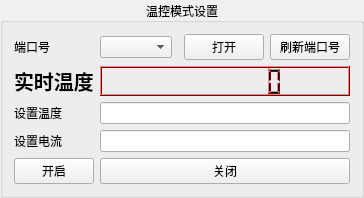
     <widget class="QGroupBox" name="groupBox">
      <property name="sizePolicy">
       <sizepolicy hsizetype="Expanding" vsizetype="Expanding">
        <horstretch>0</horstretch>
        <verstretch>0</verstretch>
       </sizepolicy>
      </property>
      <property name="palette">
       <palette>
        <active>
         <colorrole role="WindowText">
          <brush brushstyle="SolidPattern">
           <color alpha="255">
            <red>0</red>
            <green>0</green>
            <blue>0</blue>
           </color>
          </brush>
         </colorrole>
         <colorrole role="Button">
          <brush brushstyle="SolidPattern">
           <color alpha="255">
            <red>240</red>
            <green>240</green>
            <blue>240</blue>
           </color>
          </brush>
         </colorrole>
         <colorrole role="Light">
          <brush brushstyle="SolidPattern">
           <color alpha="255">
            <red>255</red>
            <green>255</green>
            <blue>255</blue>
           </color>
          </brush>
         </colorrole>
         <colorrole role="Midlight">
          <brush brushstyle="SolidPattern">
           <color alpha="255">
            <red>247</red>
            <green>247</green>
            <blue>247</blue>
           </color>
          </brush>
         </colorrole>
         <colorrole role="Dark">
          <brush brushstyle="SolidPattern">
           <color alpha="255">
            <red>120</red>
            <green>120</green>
            <blue>120</blue>
           </color>
          </brush>
         </colorrole>
         <colorrole role="Mid">
          <brush brushstyle="SolidPattern">
           <color alpha="255">
            <red>160</red>
            <green>160</green>
            <blue>160</blue>
           </color>
          </brush>
         </colorrole>
         <colorrole role="Text">
          <brush brushstyle="SolidPattern">
           <color alpha="255">
            <red>0</red>
            <green>0</green>
            <blue>0</blue>
           </color>
          </brush>
         </colorrole>
         <colorrole role="BrightText">
          <brush brushstyle="SolidPattern">
           <color alpha="255">
            <red>255</red>
            <green>255</green>
            <blue>255</blue>
           </color>
          </brush>
         </colorrole>
         <colorrole role="ButtonText">
          <brush brushstyle="SolidPattern">
           <color alpha="255">
            <red>0</red>
            <green>0</green>
            <blue>0</blue>
           </color>
          </brush>
         </colorrole>
         <colorrole role="Base">
          <brush brushstyle="SolidPattern">
           <color alpha="255">
            <red>255</red>
            <green>255</green>
            <blue>255</blue>
           </color>
          </brush>
         </colorrole>
         <colorrole role="Window">
          <brush brushstyle="SolidPattern">
           <color alpha="255">
            <red>240</red>
            <green>240</green>
            <blue>240</blue>
           </color>
          </brush>
         </colorrole>
         <colorrole role="Shadow">
          <brush brushstyle="SolidPattern">
           <color alpha="255">
            <red>0</red>
            <green>0</green>
            <blue>0</blue>
           </color>
          </brush>
         </colorrole>
         <colorrole role="AlternateBase">
          <brush brushstyle="SolidPattern">
           <color alpha="255">
            <red>247</red>
            <green>247</green>
            <blue>247</blue>
           </color>
          </brush>
         </colorrole>
         <colorrole role="ToolTipBase">
          <brush brushstyle="SolidPattern">
           <color alpha="255">
            <red>255</red>
            <green>255</green>
            <blue>220</blue>
           </color>
          </brush>
         </colorrole>
         <colorrole role="ToolTipText">
          <brush brushstyle="SolidPattern">
           <color alpha="255">
            <red>0</red>
            <green>0</green>
            <blue>0</blue>
           </color>
          </brush>
         </colorrole>
        </active>
        <inactive>
         <colorrole role="WindowText">
          <brush brushstyle="SolidPattern">
           <color alpha="255">
            <red>0</red>
            <green>0</green>
            <blue>0</blue>
           </color>
          </brush>
         </colorrole>
         <colorrole role="Button">
          <brush brushstyle="SolidPattern">
           <color alpha="255">
            <red>240</red>
            <green>240</green>
            <blue>240</blue>
           </color>
          </brush>
         </colorrole>
         <colorrole role="Light">
          <brush brushstyle="SolidPattern">
           <color alpha="255">
            <red>255</red>
            <green>255</green>
            <blue>255</blue>
           </color>
          </brush>
         </colorrole>
         <colorrole role="Midlight">
          <brush brushstyle="SolidPattern">
           <color alpha="255">
            <red>247</red>
            <green>247</green>
            <blue>247</blue>
           </color>
          </brush>
         </colorrole>
         <colorrole role="Dark">
          <brush brushstyle="SolidPattern">
           <color alpha="255">
            <red>120</red>
            <green>120</green>
            <blue>120</blue>
           </color>
          </brush>
         </colorrole>
         <colorrole role="Mid">
          <brush brushstyle="SolidPattern">
           <color alpha="255">
            <red>160</red>
            <green>160</green>
            <blue>160</blue>
           </color>
          </brush>
         </colorrole>
         <colorrole role="Text">
          <brush brushstyle="SolidPattern">
           <color alpha="255">
            <red>0</red>
            <green>0</green>
            <blue>0</blue>
           </color>
          </brush>
         </colorrole>
         <colorrole role="BrightText">
          <brush brushstyle="SolidPattern">
           <color alpha="255">
            <red>255</red>
            <green>255</green>
            <blue>255</blue>
           </color>
          </brush>
         </colorrole>
         <colorrole role="ButtonText">
          <brush brushstyle="SolidPattern">
           <color alpha="255">
            <red>0</red>
            <green>0</green>
            <blue>0</blue>
           </color>
          </brush>
         </colorrole>
         <colorrole role="Base">
          <brush brushstyle="SolidPattern">
           <color alpha="255">
            <red>255</red>
            <green>255</green>
            <blue>255</blue>
           </color>
          </brush>
         </colorrole>
         <colorrole role="Window">
          <brush brushstyle="SolidPattern">
           <color alpha="255">
            <red>240</red>
            <green>240</green>
            <blue>240</blue>
           </color>
          </brush>
         </colorrole>
         <colorrole role="Shadow">
          <brush brushstyle="SolidPattern">
           <color alpha="255">
            <red>0</red>
            <green>0</green>
            <blue>0</blue>
           </color>
          </brush>
         </colorrole>
         <colorrole role="AlternateBase">
          <brush brushstyle="SolidPattern">
           <color alpha="255">
            <red>247</red>
            <green>247</green>
            <blue>247</blue>
           </color>
          </brush>
         </colorrole>
         <colorrole role="ToolTipBase">
          <brush brushstyle="SolidPattern">
           <color alpha="255">
            <red>255</red>
            <green>255</green>
            <blue>220</blue>
           </color>
          </brush>
         </colorrole>
         <colorrole role="ToolTipText">
          <brush brushstyle="SolidPattern">
           <color alpha="255">
            <red>0</red>
            <green>0</green>
            <blue>0</blue>
           </color>
          </brush>
         </colorrole>
        </inactive>
        <disabled>
         <colorrole role="WindowText">
          <brush brushstyle="SolidPattern">
           <color alpha="255">
            <red>120</red>
            <green>120</green>
            <blue>120</blue>
           </color>
          </brush>
         </colorrole>
         <colorrole role="Button">
          <brush brushstyle="SolidPattern">
           <color alpha="255">
            <red>240</red>
            <green>240</green>
            <blue>240</blue>
           </color>
          </brush>
         </colorrole>
         <colorrole role="Light">
          <brush brushstyle="SolidPattern">
           <color alpha="255">
            <red>255</red>
            <green>255</green>
            <blue>255</blue>
           </color>
          </brush>
         </colorrole>
         <colorrole role="Midlight">
          <brush brushstyle="SolidPattern">
           <color alpha="255">
            <red>247</red>
            <green>247</green>
            <blue>247</blue>
           </color>
          </brush>
         </colorrole>
         <colorrole role="Dark">
          <brush brushstyle="SolidPattern">
           <color alpha="255">
            <red>120</red>
            <green>120</green>
            <blue>120</blue>
           </color>
          </brush>
         </colorrole>
         <colorrole role="Mid">
          <brush brushstyle="SolidPattern">
           <color alpha="255">
            <red>160</red>
            <green>160</green>
            <blue>160</blue>
           </color>
          </brush>
         </colorrole>
         <colorrole role="Text">
          <brush brushstyle="SolidPattern">
           <color alpha="255">
            <red>120</red>
            <green>120</green>
            <blue>120</blue>
           </color>
          </brush>
         </colorrole>
         <colorrole role="BrightText">
          <brush brushstyle="SolidPattern">
           <color alpha="255">
            <red>255</red>
            <green>255</green>
            <blue>255</blue>
           </color>
          </brush>
         </colorrole>
         <colorrole role="ButtonText">
          <brush brushstyle="SolidPattern">
           <color alpha="255">
            <red>120</red>
            <green>120</green>
            <blue>120</blue>
           </color>
          </brush>
         </colorrole>
         <colorrole role="Base">
          <brush brushstyle="SolidPattern">
           <color alpha="255">
            <red>240</red>
            <green>240</green>
            <blue>240</blue>
           </color>
          </brush>
         </colorrole>
         <colorrole role="Window">
          <brush brushstyle="SolidPattern">
           <color alpha="255">
            <red>240</red>
            <green>240</green>
            <blue>240</blue>
           </color>
          </brush>
         </colorrole>
         <colorrole role="Shadow">
          <brush brushstyle="SolidPattern">
           <color alpha="255">
            <red>0</red>
            <green>0</green>
            <blue>0</blue>
           </color>
          </brush>
         </colorrole>
         <colorrole role="AlternateBase">
          <brush brushstyle="SolidPattern">
           <color alpha="255">
            <red>240</red>
            <green>240</green>
            <blue>240</blue>
           </color>
          </brush>
         </colorrole>
         <colorrole role="ToolTipBase">
          <brush brushstyle="SolidPattern">
           <color alpha="255">
            <red>255</red>
            <green>255</green>
            <blue>220</blue>
           </color>
          </brush>
         </colorrole>
         <colorrole role="ToolTipText">
          <brush brushstyle="SolidPattern">
           <color alpha="255">
            <red>0</red>
            <green>0</green>
            <blue>0</blue>
           </color>
          </brush>
         </colorrole>
        </disabled>
       </palette>
      </property>
      <property name="font">
       <font>
        <family>Agency FB</family>
       </font>
      </property>
      <property name="title">
       <string>温控模式设置</string>
      </property>
      <property name="alignment">
       <set>Qt::AlignCenter</set>
      </property>
      <layout class="QGridLayout" name="gridLayout">
       <item row="3" column="2" colspan="4">
        <widget class="QLineEdit" name="lineEdit_2">
         <property name="font">
          <font>
           <family>Arial</family>
          </font>
         </property>
        </widget>
       </item>
       <item row="0" column="4">
        <widget class="QPushButton" name="pushButton_7">
         <property name="text">
          <string>打开</string>
         </property>
         <property name="autoDefault">
          <bool>true</bool>
         </property>
        </widget>
       </item>
       <item row="0" column="0">
        <widget class="QLabel" name="label_7">
         <property name="text">
          <string>端口号</string>
         </property>
        </widget>
       </item>
       <item row="2" column="0">
        <widget class="QLabel" name="label_2">
         <property name="text">
          <string>设置温度</string>
         </property>
        </widget>
       </item>
       <item row="2" column="2" colspan="4">
        <widget class="QLineEdit" name="lineEdit">
         <property name="font">
          <font>
           <family>Arial</family>
          </font>
         </property>
        </widget>
       </item>
       <item row="3" column="0">
        <widget class="QLabel" name="label_3">
         <property name="text">
          <string>设置电流</string>
         </property>
        </widget>
       </item>
       <item row="4" column="0" colspan="2">
        <widget class="QPushButton" name="pushButton">
         <property name="text">
          <string>开启</string>
         </property>
        </widget>
       </item>
       <item row="1" column="0" colspan="2">
        <widget class="QLabel" name="label">
         <property name="font">
          <font>
           <pointsize>15</pointsize>
           <weight>75</weight>
           <bold>true</bold>
          </font>
         </property>
         <property name="text">
          <string>实时温度</string>
         </property>
        </widget>
       </item>
       <item row="0" column="5">
        <widget class="QPushButton" name="pushButton_6">
         <property name="text">
          <string>刷新端口号</string>
         </property>
         <property name="autoDefault">
          <bool>true</bool>
         </property>
        </widget>
       </item>
       <item row="4" column="2" colspan="4">
        <widget class="QPushButton" name="pushButton_2">
         <property name="text">
          <string>关闭</string>
         </property>
        </widget>
       </item>
       <item row="1" column="2" colspan="4">
        <widget class="QLCDNumber" name="lcdNumber">
         <property name="palette">
          <palette>
           <active>
            <colorrole role="WindowText">
             <brush brushstyle="SolidPattern">
              <color alpha="255">
               <red>0</red>
               <green>0</green>
               <blue>0</blue>
              </color>
             </brush>
            </colorrole>
            <colorrole role="Button">
             <brush brushstyle="SolidPattern">
              <color alpha="255">
               <red>255</red>
               <green>0</green>
               <blue>0</blue>
              </color>
             </brush>
            </colorrole>
            <colorrole role="Light">
             <brush brushstyle="SolidPattern">
              <color alpha="255">
               <red>255</red>
               <green>127</green>
               <blue>127</blue>
              </color>
             </brush>
            </colorrole>
            <colorrole role="Midlight">
             <brush brushstyle="SolidPattern">
              <color alpha="255">
               <red>255</red>
               <green>63</green>
               <blue>63</blue>
              </color>
             </brush>
            </colorrole>
            <colorrole role="Dark">
             <brush brushstyle="SolidPattern">
              <color alpha="255">
               <red>127</red>
               <green>0</green>
               <blue>0</blue>
              </color>
             </brush>
            </colorrole>
            <colorrole role="Mid">
             <brush brushstyle="SolidPattern">
              <color alpha="255">
               <red>170</red>
               <green>0</green>
               <blue>0</blue>
              </color>
             </brush>
            </colorrole>
            <colorrole role="Text">
             <brush brushstyle="SolidPattern">
              <color alpha="255">
               <red>0</red>
               <green>0</green>
               <blue>0</blue>
              </color>
             </brush>
            </colorrole>
            <colorrole role="BrightText">
             <brush brushstyle="SolidPattern">
              <color alpha="255">
               <red>255</red>
               <green>255</green>
               <blue>255</blue>
              </color>
             </brush>
            </colorrole>
            <colorrole role="ButtonText">
             <brush brushstyle="SolidPattern">
              <color alpha="255">
               <red>0</red>
               <green>0</green>
               <blue>0</blue>
              </color>
             </brush>
            </colorrole>
            <colorrole role="Base">
             <brush brushstyle="SolidPattern">
              <color alpha="255">
               <red>255</red>
               <green>255</green>
               <blue>255</blue>
              </color>
             </brush>
            </colorrole>
            <colorrole role="Window">
             <brush brushstyle="SolidPattern">
              <color alpha="255">
               <red>255</red>
               <green>0</green>
               <blue>0</blue>
              </color>
             </brush>
            </colorrole>
            <colorrole role="Shadow">
             <brush brushstyle="SolidPattern">
              <color alpha="255">
               <red>0</red>
               <green>0</green>
               <blue>0</blue>
              </color>
             </brush>
            </colorrole>
            <colorrole role="AlternateBase">
             <brush brushstyle="SolidPattern">
              <color alpha="255">
               <red>255</red>
               <green>127</green>
               <blue>127</blue>
              </color>
             </brush>
            </colorrole>
            <colorrole role="ToolTipBase">
             <brush brushstyle="SolidPattern">
              <color alpha="255">
               <red>255</red>
               <green>255</green>
               <blue>220</blue>
              </color>
             </brush>
            </colorrole>
            <colorrole role="ToolTipText">
             <brush brushstyle="SolidPattern">
              <color alpha="255">
               <red>0</red>
               <green>0</green>
               <blue>0</blue>
              </color>
             </brush>
            </colorrole>
           </active>
           <inactive>
            <colorrole role="WindowText">
             <brush brushstyle="SolidPattern">
              <color alpha="255">
               <red>0</red>
               <green>0</green>
               <blue>0</blue>
              </color>
             </brush>
            </colorrole>
            <colorrole role="Button">
             <brush brushstyle="SolidPattern">
              <color alpha="255">
               <red>255</red>
               <green>0</green>
               <blue>0</blue>
              </color>
             </brush>
            </colorrole>
            <colorrole role="Light">
             <brush brushstyle="SolidPattern">
              <color alpha="255">
               <red>255</red>
               <green>127</green>
               <blue>127</blue>
              </color>
             </brush>
            </colorrole>
            <colorrole role="Midlight">
             <brush brushstyle="SolidPattern">
              <color alpha="255">
               <red>255</red>
               <green>63</green>
               <blue>63</blue>
              </color>
             </brush>
            </colorrole>
            <colorrole role="Dark">
             <brush brushstyle="SolidPattern">
              <color alpha="255">
               <red>127</red>
               <green>0</green>
               <blue>0</blue>
              </color>
             </brush>
            </colorrole>
            <colorrole role="Mid">
             <brush brushstyle="SolidPattern">
              <color alpha="255">
               <red>170</red>
               <green>0</green>
               <blue>0</blue>
              </color>
             </brush>
            </colorrole>
            <colorrole role="Text">
             <brush brushstyle="SolidPattern">
              <color alpha="255">
               <red>0</red>
               <green>0</green>
               <blue>0</blue>
              </color>
             </brush>
            </colorrole>
            <colorrole role="BrightText">
             <brush brushstyle="SolidPattern">
              <color alpha="255">
               <red>255</red>
               <green>255</green>
               <blue>255</blue>
              </color>
             </brush>
            </colorrole>
            <colorrole role="ButtonText">
             <brush brushstyle="SolidPattern">
              <color alpha="255">
               <red>0</red>
               <green>0</green>
               <blue>0</blue>
              </color>
             </brush>
            </colorrole>
            <colorrole role="Base">
             <brush brushstyle="SolidPattern">
              <color alpha="255">
               <red>255</red>
               <green>255</green>
               <blue>255</blue>
              </color>
             </brush>
            </colorrole>
            <colorrole role="Window">
             <brush brushstyle="SolidPattern">
              <color alpha="255">
               <red>255</red>
               <green>0</green>
               <blue>0</blue>
              </color>
             </brush>
            </colorrole>
            <colorrole role="Shadow">
             <brush brushstyle="SolidPattern">
              <color alpha="255">
               <red>0</red>
               <green>0</green>
               <blue>0</blue>
              </color>
             </brush>
            </colorrole>
            <colorrole role="AlternateBase">
             <brush brushstyle="SolidPattern">
              <color alpha="255">
               <red>255</red>
               <green>127</green>
               <blue>127</blue>
              </color>
             </brush>
            </colorrole>
            <colorrole role="ToolTipBase">
             <brush brushstyle="SolidPattern">
              <color alpha="255">
               <red>255</red>
               <green>255</green>
               <blue>220</blue>
              </color>
             </brush>
            </colorrole>
            <colorrole role="ToolTipText">
             <brush brushstyle="SolidPattern">
              <color alpha="255">
               <red>0</red>
               <green>0</green>
               <blue>0</blue>
              </color>
             </brush>
            </colorrole>
           </inactive>
           <disabled>
            <colorrole role="WindowText">
             <brush brushstyle="SolidPattern">
              <color alpha="255">
               <red>127</red>
               <green>0</green>
               <blue>0</blue>
              </color>
             </brush>
            </colorrole>
            <colorrole role="Button">
             <brush brushstyle="SolidPattern">
              <color alpha="255">
               <red>255</red>
               <green>0</green>
               <blue>0</blue>
              </color>
             </brush>
            </colorrole>
            <colorrole role="Light">
             <brush brushstyle="SolidPattern">
              <color alpha="255">
               <red>255</red>
               <green>127</green>
               <blue>127</blue>
              </color>
             </brush>
            </colorrole>
            <colorrole role="Midlight">
             <brush brushstyle="SolidPattern">
              <color alpha="255">
               <red>255</red>
               <green>63</green>
               <blue>63</blue>
              </color>
             </brush>
            </colorrole>
            <colorrole role="Dark">
             <brush brushstyle="SolidPattern">
              <color alpha="255">
               <red>127</red>
               <green>0</green>
               <blue>0</blue>
              </color>
             </brush>
            </colorrole>
            <colorrole role="Mid">
             <brush brushstyle="SolidPattern">
              <color alpha="255">
               <red>170</red>
               <green>0</green>
               <blue>0</blue>
              </color>
             </brush>
            </colorrole>
            <colorrole role="Text">
             <brush brushstyle="SolidPattern">
              <color alpha="255">
               <red>127</red>
               <green>0</green>
               <blue>0</blue>
              </color>
             </brush>
            </colorrole>
            <colorrole role="BrightText">
             <brush brushstyle="SolidPattern">
              <color alpha="255">
               <red>255</red>
               <green>255</green>
               <blue>255</blue>
              </color>
             </brush>
            </colorrole>
            <colorrole role="ButtonText">
             <brush brushstyle="SolidPattern">
              <color alpha="255">
               <red>127</red>
               <green>0</green>
               <blue>0</blue>
              </color>
             </brush>
            </colorrole>
            <colorrole role="Base">
             <brush brushstyle="SolidPattern">
              <color alpha="255">
               <red>255</red>
               <green>0</green>
               <blue>0</blue>
              </color>
             </brush>
            </colorrole>
            <colorrole role="Window">
             <brush brushstyle="SolidPattern">
              <color alpha="255">
               <red>255</red>
               <green>0</green>
               <blue>0</blue>
              </color>
             </brush>
            </colorrole>
            <colorrole role="Shadow">
             <brush brushstyle="SolidPattern">
              <color alpha="255">
               <red>0</red>
               <green>0</green>
               <blue>0</blue>
              </color>
             </brush>
            </colorrole>
            <colorrole role="AlternateBase">
             <brush brushstyle="SolidPattern">
              <color alpha="255">
               <red>255</red>
               <green>0</green>
               <blue>0</blue>
              </color>
             </brush>
            </colorrole>
            <colorrole role="ToolTipBase">
             <brush brushstyle="SolidPattern">
              <color alpha="255">
               <red>255</red>
               <green>255</green>
               <blue>220</blue>
              </color>
             </brush>
            </colorrole>
            <colorrole role="ToolTipText">
             <brush brushstyle="SolidPattern">
              <color alpha="255">
               <red>0</red>
               <green>0</green>
               <blue>0</blue>
              </color>
             </brush>
            </colorrole>
           </disabled>
          </palette>
         </property>
         <property name="smallDecimalPoint">
          <bool>false</bool>
         </property>
         <property name="digitCount">
          <number>8</number>
         </property>
         <property name="segmentStyle">
          <enum>QLCDNumber::Filled</enum>
         </property>
        </widget>
       </item>
       <item row="0" column="2">
        <widget class="QComboBox" name="comboBox">
         <property name="sizePolicy">
          <sizepolicy hsizetype="Fixed" vsizetype="Fixed">
           <horstretch>0</horstretch>
           <verstretch>0</verstretch>
          </sizepolicy>
         </property>
         <property name="minimumSize">
          <size>
           <width>69</width>
           <height>20</height>
          </size>
         </property>
         <property name="font">
          <font>
           <family>Arial</family>
          </font>
         </property>
        </widget>
       </item>
      </layout>
     </widget>
